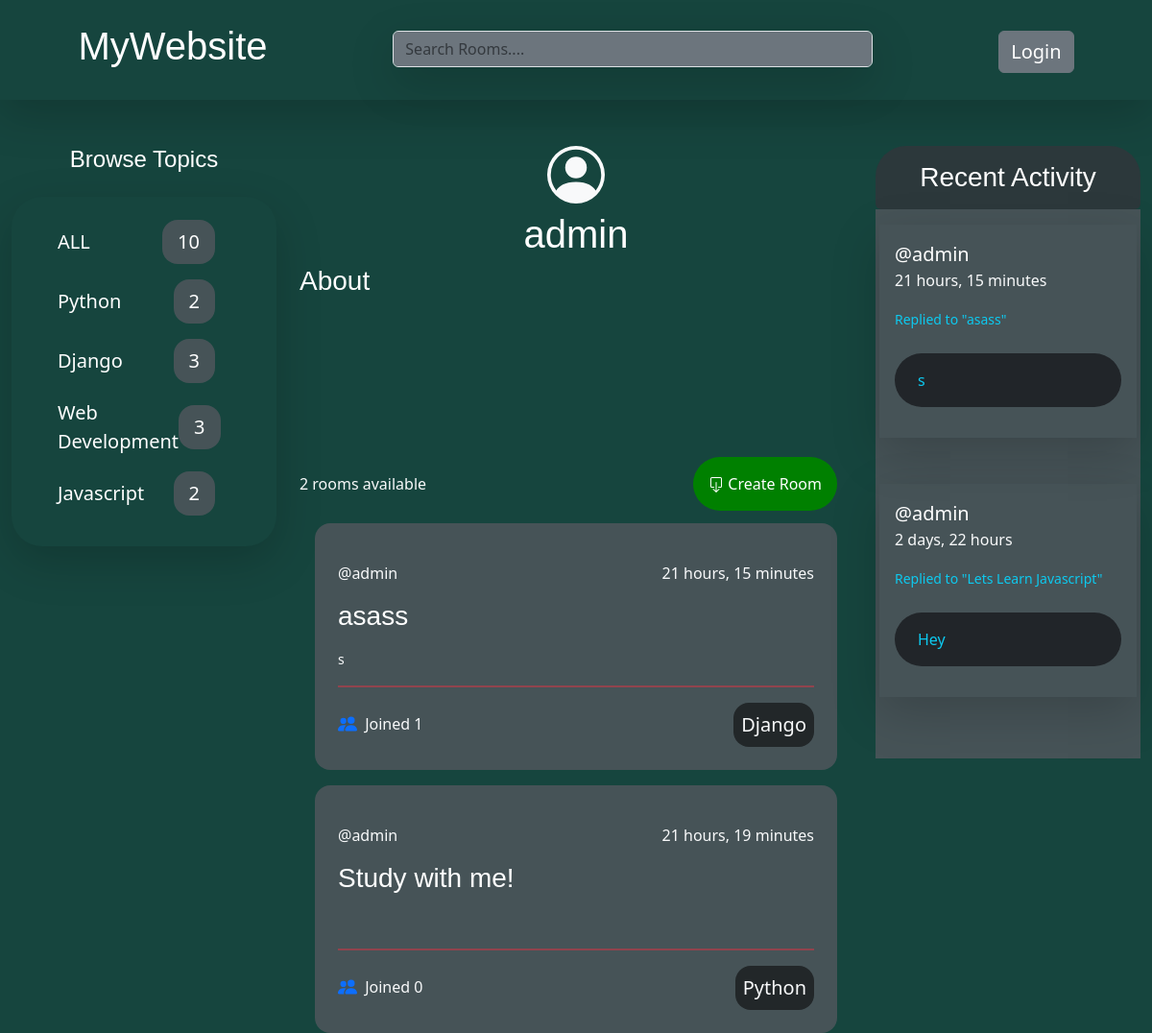
Page /profile/1/ on the committed database.
### base/models.py (models this page shows, shortened)
class Topic(models.Model):
    name = models.CharField(max_length=200)

class Room(models.Model):
    host = models.ForeignKey(User, on_delete=models.SET_NULL, null=True)
    topic = models.ForeignKey(Topic, on_delete=models.SET_NULL, null=True)
    name = models.CharField(max_length=200)
    description = models.TextField(null=True, blank=True)
    participants = models.ManyToManyField(User, related_name='participants',blank=True)
    updated = models.DateTimeField(auto_now=True)
    created = models.DateTimeField(auto_now_add=True)
    class Meta:
        ordering = ['-updated','-created']
    def __str__(self):
        return self.name

class Message(models.Model):
    user = models.ForeignKey(User, on_delete=models.CASCADE)
    room = models.ForeignKey(Room, on_delete=models.CASCADE)
    body = models.TextField()
    updated = models.DateTimeField(auto_now=True)
    created = models.DateTimeField(auto_now_add=True)
    class Meta:
        ordering = ['-updated','-created']

### base/views.py (the view)
# urls.py: path('profile/<str:pk>/',views.userProfile,name="user-profile"),
def userProfile(request,pk):
    user = User.objects.get(id=pk)
    all_rooms = Room.objects.all().count()
    rooms = user.room_set.all()
    topics = Topic.objects.all()
    room_messages = user.message_set.all()
    context = {
        'user':user,
        'rooms':rooms,
        'room_messages':room_messages,
        'topics':topics,
        'all_rooms':all_rooms
        }
    return render(request,'profile.html',context)

### templates/profile.html (shortened to what this page needs)
{% extends 'main.html' %}
    {% block content %}
    <div class="container-fluid">
        <div class="row">
            <div class="col-3">
                {% include 'topics_component.html' %}
            </div>
            <div class="col-6">
                <div class="text-light text-center">
                    <h1 class="text-center mt-2">{{user.username}}</h1>
                </div>
                <div class="h-25 ">
                    <h3>About</h3>
                </div>
                {% include 'feed_component.html' %}
            </div>
            <div class="col-3">
                {% include 'activity_component.html' %}
            </div>
        </div>
    </div>
    {% endblock  %}

### templates/topics_component.html (shortened to what this page needs)
<!DOCTYPE html>
<html lang="en">
<head>
</head>
<body>
    <h4 class="text-center mb-4 ">Browse Topics</h4>
    <div class="shadow-lg p-3 mb-5  rounded pt-4 rounded-5 ">
        <ul class="">
            <li class="" style=" list-style-type:none;">
                <a href="{% url 'home' %}" class="d-flex justify-content-between align-items-center fs-5">ALL <span id="span_count" class="text-center me-5 px-3 py-2 rounded-4">{{all_rooms}}</span></a>
            </li>
        </ul>
        {% for topic in topics %}
        <ul>
            <li  style=" list-style-type:none;">
                <a href="{% url 'home' %}?q={{topic.name}}" class="d-flex justify-content-between align-items-center fs-5 mt-3">{{topic.name}} <span id="span_count"  class="text-center me-5 px-3 py-2 rounded-4">{{topic.room_set.all.count}}</span></a>
            </li>
        </ul>
        {% endfor %}
    </div>
</body>
</html>

### templates/feed_component.html (shortened to what this page needs)
        <div class="w-100 d-flex justify-content-between mb-3 align-items-center " style="height: 50px;">
            <p class="text-light text-center mt-3">{{rooms.all.count}} rooms available</p>
            <a href="{% url 'create-room'%}" style="background-color: green;" class="p-3  rounded-5 me-3">
                 Create Room
            </a>
        </div>
        {% for room in rooms %}
            <div id="rooms" class="p-4 m-3 rounded-4">
                <div class="d-flex justify-content-between align-items-center">
                    <a href="{% url 'user-profile' room.host.id %}" class="fs-6  text-center text-light">@{{room.host.username}}</a>
                    <span class="text-center text-light fs-6">{{room.created|timesince}}</span>
                </div>
                <div class="my-3">
                    <h3><a href="{% url 'room' room.id %}">{{room.name}}</a></h3>
                </div>
                <div>
                    <small class="text-light ">{{room.description}}</small><br>
                </div>
                <hr class="border border-danger border-1 opacity-50">
                <div class="d-flex justify-content-between align-items-center">
                    <span class="text-light">
                        Joined
                      {{room.participants.count}}
                    </span>
                    <span class="fs-5 text-light  p-2 rounded-4" style="background-color: #222729;">{{room.topic.name}}</span>
                </div>
            </div>
        {% endfor %}

### templates/activity_component.html (shortened to what this page needs)
<!DOCTYPE html>
<html lang="en">
<head>
</head>
<body>
        <div style="background-color: #2c383b;" class="p-2 rounded-bottom rounded-5 ">
            <h3 class="text-center mt-2">Recent Activity</h3>
        </div>
        <div style="background-color:#465357;" class=" py-3 ">
                {% for message in room_messages %}
                    <div class="shadow-lg p-3 mb-5 mx-1 mb-3 ">
                        <div>
                            <small class=""><a href="{% url 'user-profile' message.user.id %}" class="fs-5 me-5 mb-3">@{{message.user}}</a><br><p class="text-light fs-6">{{message.created|timesince}}</p></small>
                        </div>
                        <div>
                            <small class="text-info">Replied to "{{message.room}}"</small>
                        </div>
                        <div >
                            <p class="text-info bg-dark p-3 ps-4 mt-4 rounded-5">{{message.body}}</p>
                        </div>
                    </div>
                {% endfor %}
        </div>
</body>
</html>

### static/css/main.css (style rules this page uses)
body { background-color: #222729; }
a { text-decoration: none; color: white; }
h1,h2,h3,h4,h5 { font-family: 'REM', sans-serif; color: white; }
#span_count { background-color: #465357; }
#rooms { background-color:#465357; }

### rows in the picture
Topic: name "Python", room_set.all.count "2"
Topic: name "Django", room_set.all.count "3"
Topic: name "Web Development", room_set.all.count "3"
Topic: name "Javascript", room_set.all.count "2"
Room: host.username "admin", created "21 hours, 15 minutes", name "asass", description "s", participants.count "1", topic.name "Django"
Room: host.username "admin", created "21 hours, 19 minutes", name "Study with me!", participants.count "0", topic.name "Python"
Message: user "admin", created "21 hours, 15 minutes", room "asass", body "s"
Message: user "admin", created "2 days, 22 hours", room "Lets Learn Javascript", body "Hey"

### other values in the picture
{{ all_rooms }} "10"
{{ user.username }} "admin"
{{ rooms.all.count }} "2"
